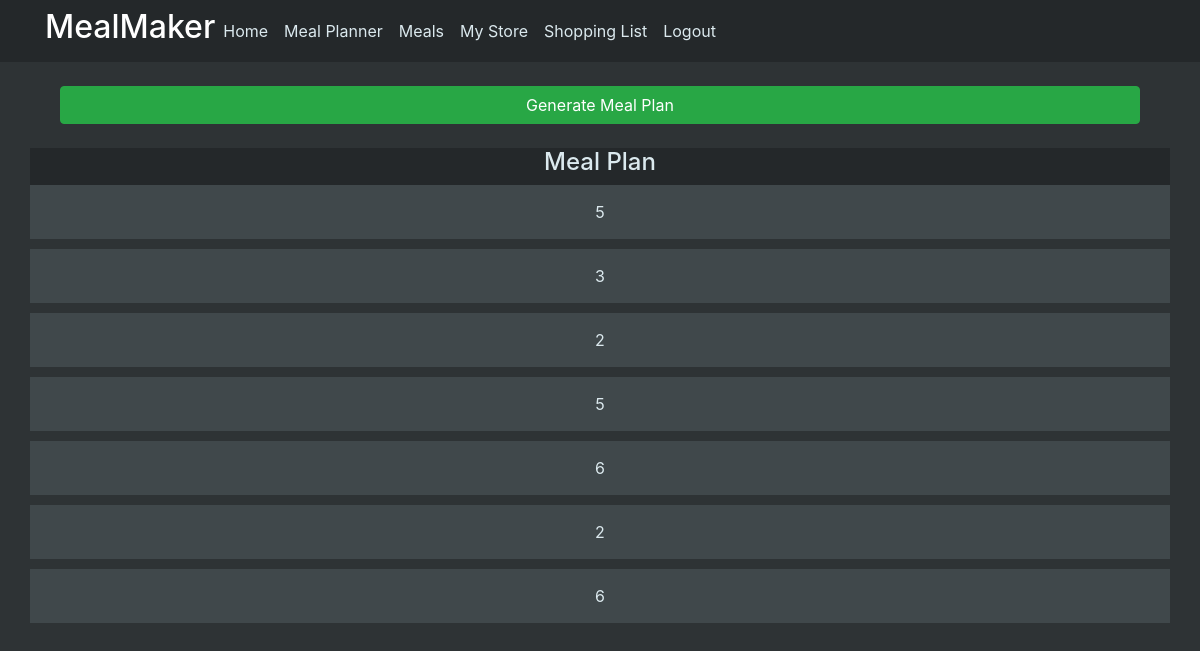
The app's page /meal_planner (signed in), older data.
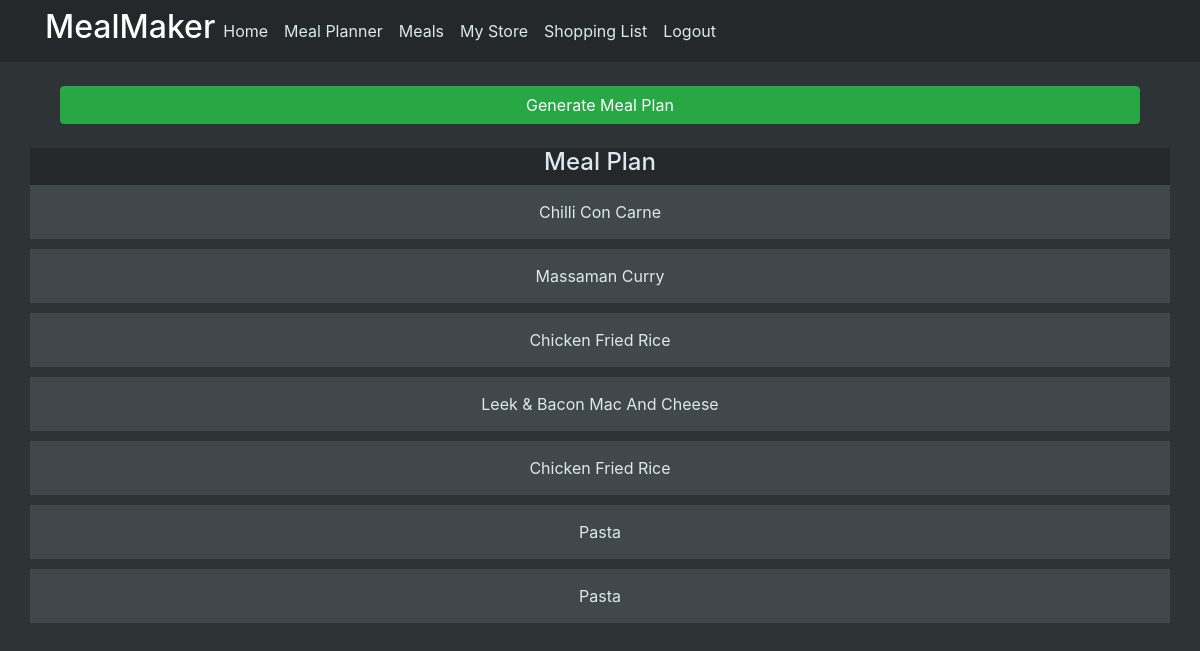
The same page, newer data.
### mealmaker/models.py (models this page shows)
class MealPlan(db.Model):
    id = db.Column(db.Integer, primary_key=True)
    meal_name = db.Column(db.String(200))
    username = db.Column(db.String(200))
    meal_link = db.Column(db.Integer, db.ForeignKey("meal.id"))
    meal_id = db.relationship("Meal")
    meal_store = db.relationship("MealStore", back_populates="meal_plan_id")

### mealmaker/views.py (the view)
@views.route("/meal_planner", methods=["GET", "POST"])
@login_required
def meal_planner():
    if request.method == 'POST':
        if request.form['generate-meal-plan'] == 'Generate Meal Plan':
            meals = Meal.query.all()
            meals_list = [meal for meal in meals]
            meal_plan = [random.choice(meals_list) for _ in range(7)]
            db.session.query(MealPlan).filter(MealPlan.username == current_user.id).delete()
            db.session.commit()
            for meal in meal_plan:
                planned_meal = MealPlan(
                    meal_name=meal.name,
                    username=current_user.id,
                    meal_link=meal.id
                )
                db.session.add(planned_meal)
            db.session.commit()
            return redirect(url_for("views.meal_planner", user=current_user, meal_plan=meal_plan))
    elif request.method == 'GET':
        checker = db.session.query(MealPlan).filter(MealPlan.username == current_user.id)
        checker_list = [meal for meal in checker]
        if len(checker_list) == 0:
            meals = Meal.query.all()
            meals_list = [meal for meal in meals]
            meal_plan = []
        else:
            meals = MealPlan.query.filter(MealPlan.username == current_user.id)
            meal_plan = [meal for meal in meals]
    return render_template("meal_planner.html", user=current_user, meal_plan=meal_plan)

### mealmaker/__init__.py (called while the page is built)
def create_app():
    app = Flask(__name__)
    app.config["SECRET_KEY"] = "hjshjhdjah kjshkjdhjs"
    app.config["SQLALCHEMY_DATABASE_URI"] = f"sqlite:///{DB_NAME}"
    app.config["SQLALCHEMY_TRACK_MODIFICATIONS"] = False
    db.init_app(app)
    from .views import views
    from .auth import auth
    app.register_blueprint(views, url_prefix="/")
    app.register_blueprint(auth, url_prefix="/")
    from .models import User, Meal, Ingredient, MealPlan
    create_database(app)
    login_manager = LoginManager()
    login_manager.login_view = "auth.login"
    login_manager.init_app(app)
    @login_manager.user_loader
    def load_user(id):
        return User.query.get(id)
    return app

### mealmaker/templates/meal_planner.html (shortened to what this page needs)
{% extends "layout.html" %}
{% block content%}
<br>
<form method="post">
    <div align="center" class="col">
        <input class="btn btn-success btn-block" type="submit" name="generate-meal-plan" value="Generate Meal Plan">
    </div>
</form>
<br>
<div class="row div-color-dark">
    <div class="div-parent-center">
        <h4>Meal Plan</h4>
    </div>
</div>
{% for meal in meal_plan %}
<div class="row div-color-dim content-section-dim">
    <div class="col-12 text-center">{{meal.meal_name.title()}} </div>
</div>
{% endfor %}
{% endblock %}

Row changes from the older to the newer data that the page shows:
changed MealPlan: meal_name "5" → "Chilli Con Carne"
changed MealPlan: meal_name "3" → "Massaman Curry"
changed MealPlan (number 3 of 7 on the later page): meal_name "2" → "Chicken Fried Rice"
changed MealPlan: meal_name "5" → "Leek & Bacon Mac And Cheese"
changed MealPlan (number 5 of 7 on the later page): meal_name "6" → "Chicken Fried Rice"
changed MealPlan (number 6 of 7 on the later page): meal_name "2" → "Pasta"
changed MealPlan (number 7 of 7 on the later page): meal_name "6" → "Pasta"
